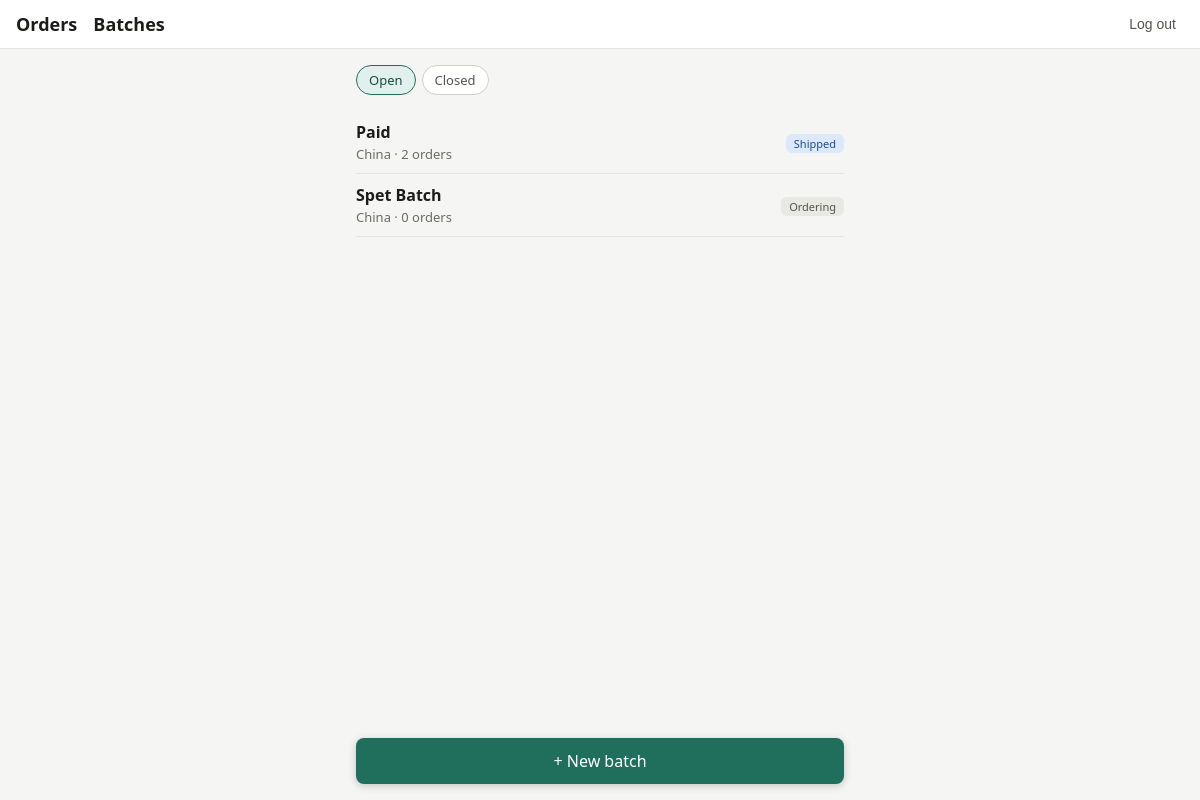
Page /batches/ (signed in) on the earlier database version.
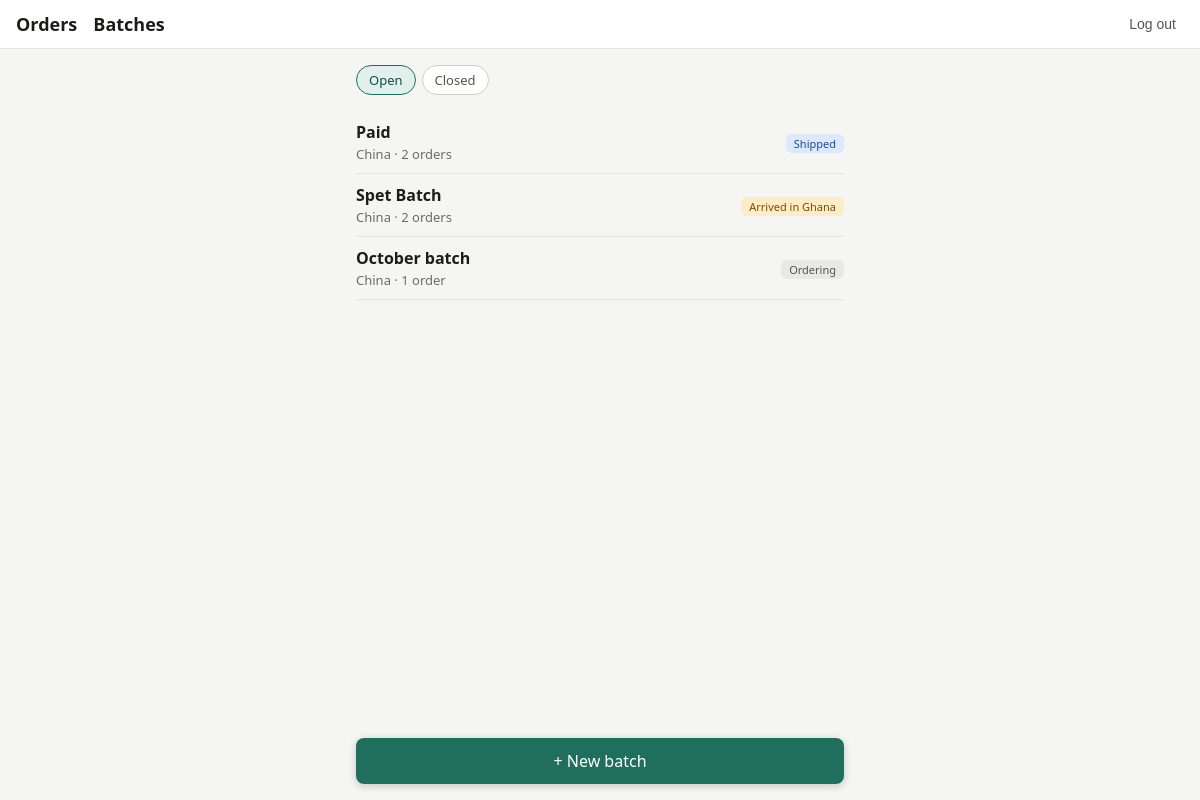
Same page on the later database version.
### orders/models.py (models this page shows, shortened)
class Batch(models.Model):
    class Source(models.TextChoices):
        CHINA = "china", "China"
        NIGERIA = "nigeria", "Nigeria"
    class Status(models.TextChoices):
        ORDERING = "ordering", "Ordering"
        SHIPPED = "shipped", "Shipped"
        ARRIVED = "arrived", "Arrived in Ghana"
        CLOSED = "closed", "Closed"
    source = models.CharField(max_length=10, choices=Source.choices)
    label = models.CharField(max_length=80)
    status = models.CharField(
        max_length=10, choices=Status.choices, default=Status.ORDERING
    )
    shipped_on = models.DateField(null=True, blank=True)
    arrived_on = models.DateField(null=True, blank=True)
    freight_total = models.DecimalField(
        max_digits=12,
        decimal_places=2,
        null=True,
        blank=True,
        help_text="What the shipping agent charged for this batch, in cedis.",
    )
    freight_currency = models.CharField(
        max_length=3, choices=Currency.choices, default=Currency.GHS
    )
    freight_margin_percent = models.DecimalField(
        max_digits=5,
        decimal_places=2,
        default=0,
        blank=True,
        help_text="Optional extra added on top of the agent's bill when splitting it.",
    )
    exchange_rate = models.DecimalField(
        max_digits=12,
        decimal_places=6,
        null=True,
        blank=True,
        help_text="Units of the cost currency per 1 cedi (China batches: yuan per 1 cedi, Nigeria batches: naira per 1 cedi). Used for every order in the batch.",
    )
    class Meta:
        ordering = ["-id"]
        verbose_name_plural = "batches"

### orders/views.py (the view)
# urls.py: path("batches/", views.batch_list, name="batch_list"),
@login_required
def batch_list(request):
    show_closed = request.GET.get("closed") == "1"
    batches = Batch.objects.annotate(
        order_count=Count("orders", filter=Q(orders__is_cancelled=False))
    )
    if show_closed:
        batches = batches.filter(status=Batch.Status.CLOSED)
    else:
        batches = batches.exclude(status=Batch.Status.CLOSED)
    return render(
        request,
        "orders/batch_list.html",
        {"batches": batches, "show_closed": show_closed},
    )

### orders/templates/orders/batch_list.html (shortened to what this page needs)
{% extends "orders/base.html" %}
{% block content %}
<nav class="chips">
  <a class="chip {% if not show_closed %}on{% endif %}" href="{% url 'batch_list' %}">Open</a>
  <a class="chip {% if show_closed %}on{% endif %}" href="?closed=1">Closed</a>
</nav>
{% for batch in batches %}
  <a class="order" href="{% url 'batch_detail' batch.pk %}" style="color:inherit;text-decoration:none">
    <div class="info">
      <strong>{{ batch.label }}</strong>
      <div class="muted">{{ batch.get_source_display }} · {{ batch.order_count }} order{{ batch.order_count|pluralize }}</div>
    </div>
    <div class="right">
      <span class="badge {% if batch.status == 'shipped' %}s-in_transit{% elif batch.status == 'arrived' %}s-arrived{% endif %}">{{ batch.get_status_display }}</span>
    </div>
  </a>
{% empty %}
  <p class="muted">No batches here yet.</p>
{% endfor %}
<a class="primary fab" href="{% url 'batch_create' %}">+ New batch</a>
{% endblock %}

Differences in the rows shown:
changed Batch "Spet Batch": order_count "0" → "2"; status "Ordering" → "Arrived in Ghana"
added Batch: label "October batch", source "China", order_count "1", status "Ordering"
